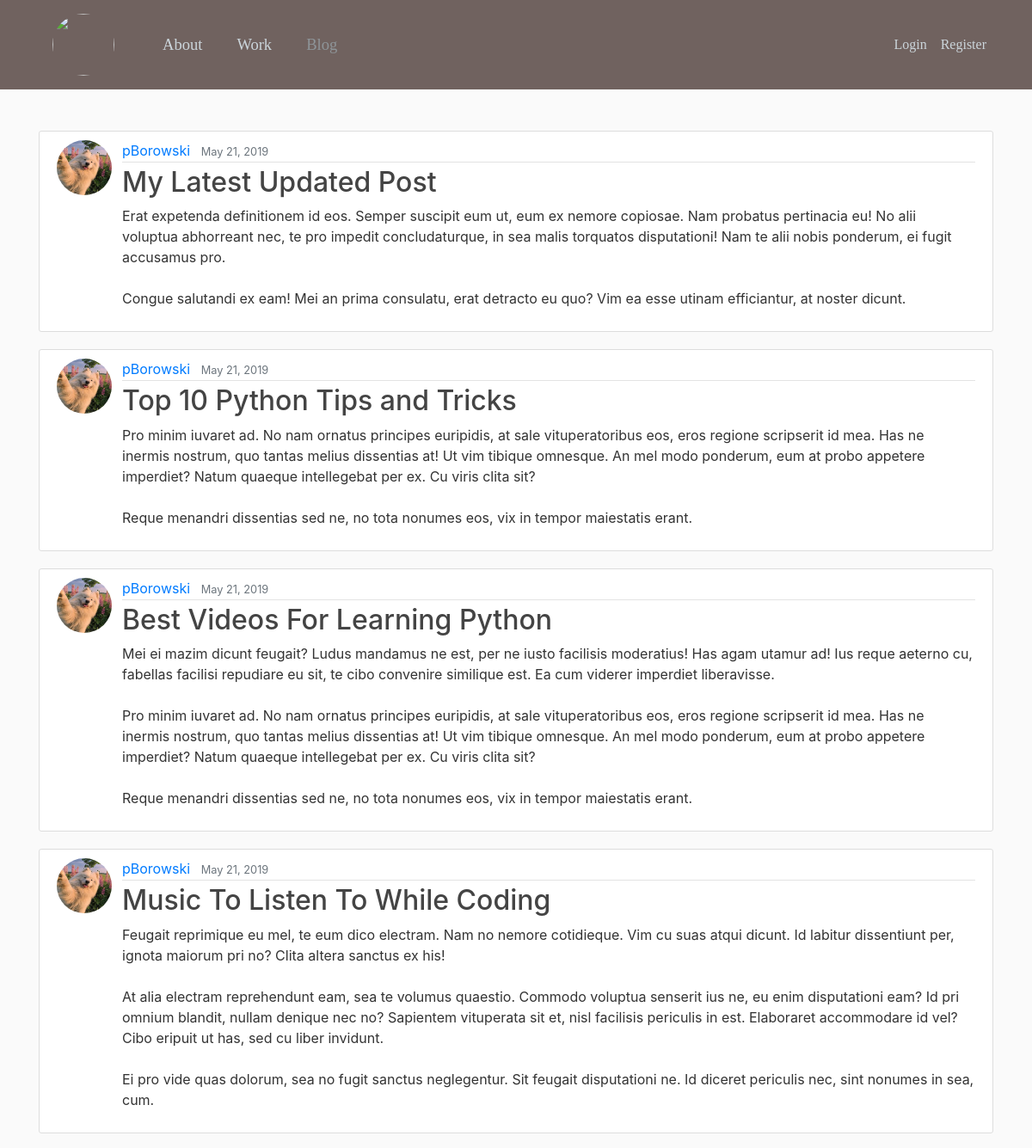
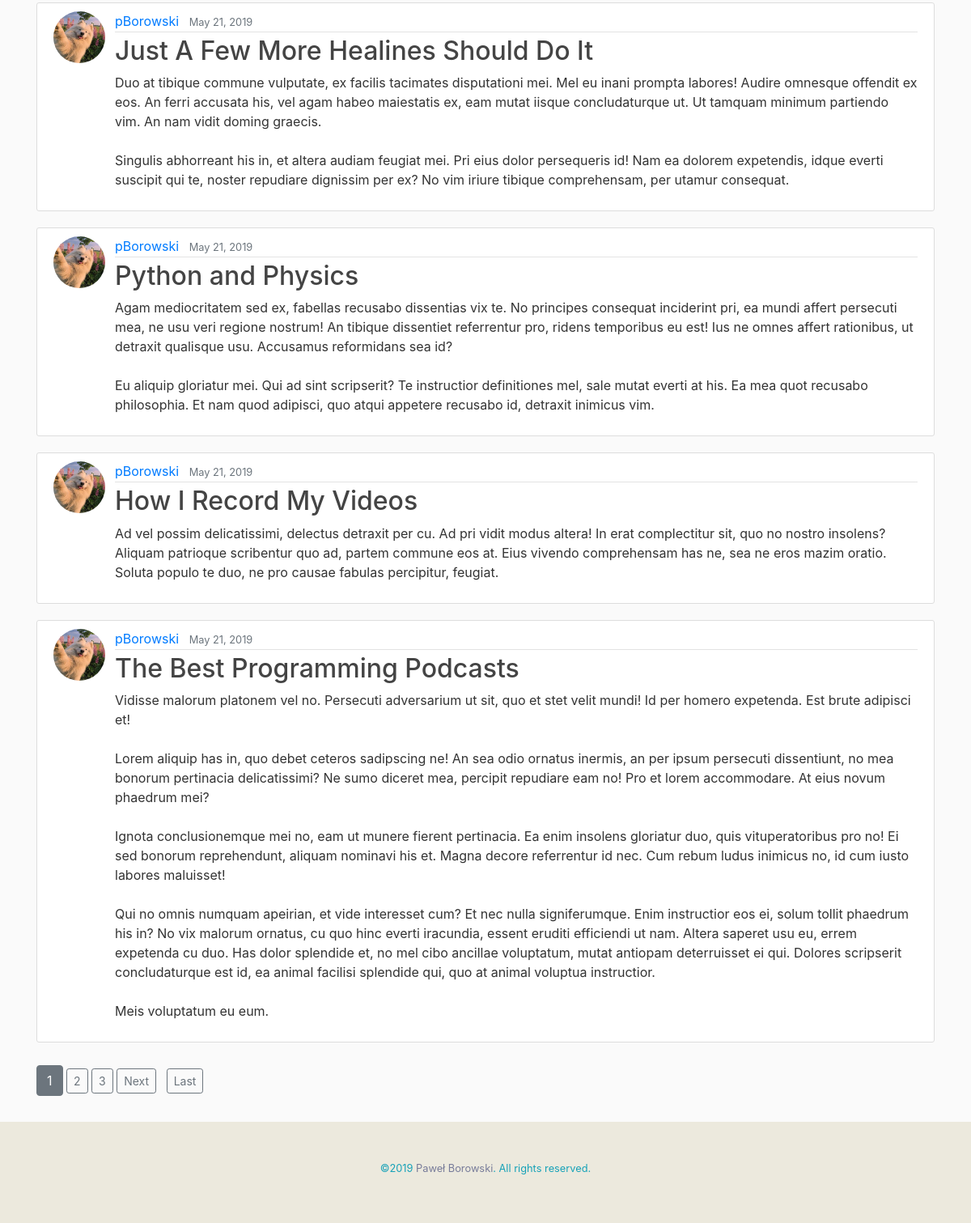
/blog/, run on an earlier commit of the app's database (2 pictures, top to bottom).
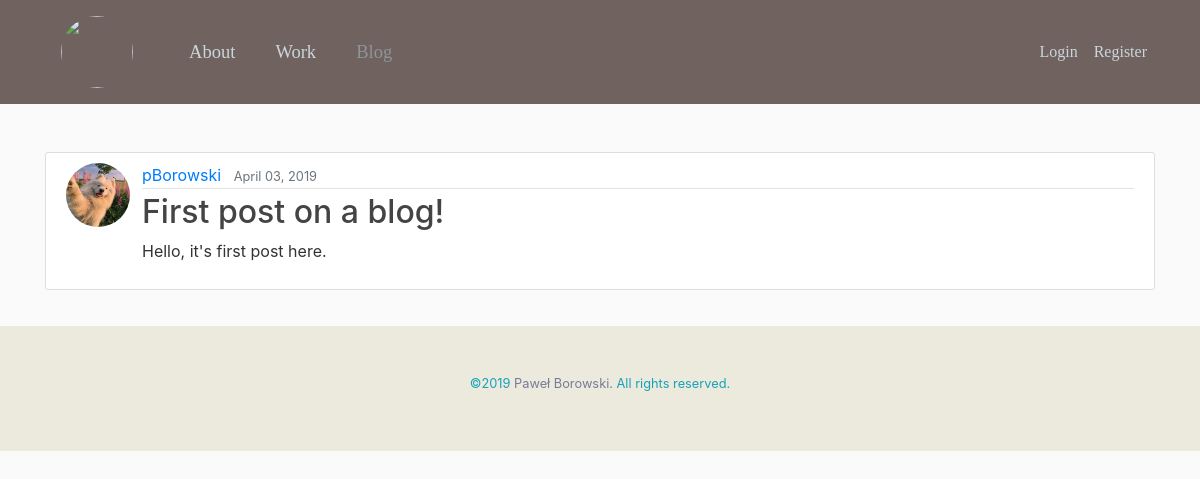
And on a later commit of the database.
### blog/models.py (models this page shows, shortened)
class Post(models.Model):
    title = models.CharField(max_length=100)
    content = models.TextField()
    date_posted = models.DateTimeField(default=timezone.now)
    author = models.ForeignKey(User, on_delete=models.CASCADE)

### users/models.py (models this page shows, shortened)
class Profile(models.Model):
    user = models.OneToOneField(User, on_delete=models.CASCADE)
    image = models.ImageField(default='default.jpg', upload_to='profile_pics')

### blog/views.py (the view)
# urls.py: path('', PostListView.as_view(), name="blog-home"),
class PostListView(ListView):
    model = Post
    template_name = 'blog/home.html'    # <app>/<model>_<viewtype>.html
    context_object_name = 'posts'
    ordering = ['-date_posted']
    paginate_by = 8

### blog/templates/blog/home.html (shortened to what this page needs)
{% extends "main.html" %}
{% block content %}
    {% for post in posts %}
      <article class="media content-section">
        <img class="rounded-circle account-img-post" src="{{ post.author.profile.image.url }}">
        <div class="media-body">
          <div class="article-metadata">
            <a class="mr-2" href="{% url 'user-posts' post.author.username %}">{{ post.author }}</a>
            <small class="text-muted">{{ post.date_posted|date:"F d, Y"}}</small>
          </div>
          <h2><a class="article-title" href="{% url "post-detail" post.id %}">{{ post.title }}</a></h2>
          <p class="article-content">{{ post.content }}</p>
        </div>
      </article>
    {% endfor %}
    <div class="mx-auto py-2">
        {% if is_paginated %}
            {% for num in page_obj.paginator.page_range  %}
                {% if page_obj.number == num %}
                    <a class="btn btn-secondary mb-4" href="?page={{ num }}">{{ num }}</a>
                {% elif num > page_obj.number|add:'-3' and num < page_obj.number|add:'3' %}
                    <a class="btn btn-outline-secondary btn-sm mb-4" href="?page={{ num }}">{{ num }}</a>
                {% endif %}
            {% endfor %}
            {% if page_obj.has_next %}
                <a class="btn btn-outline-secondary btn-sm mb-4 mr-1" href="?page={{ page_obj.next_page_number }}">Next</a>
                <a class="btn btn-outline-secondary btn-sm mb-4 ml-1" href="?page={{ page_obj.paginator.num_pages }}">Last</a>
            {% endif %}
        {% endif %}
    </div>
{% endblock content %}

### blog/templates/main.html (shortened to what this page needs)
{% load static %}
<!DOCTYPE html>
<html lang="en" dir="ltr">
  <head>
    <link rel="stylesheet" href="https://maxcdn.bootstrapcdn.com/bootstrap/4.0.0/css/bootstrap.min.css">
    <link rel="stylesheet" type= 'text/css' href="{% static 'blog/main.css' %}">
  </head>
  <body>
    <header class="site-header">
      <nav class="navbar navbar-expand-md navbar-dark bg-steel" >
        <div class="container">
          <a class="nav-item nav-link" href="{% url "home" %}"><img class="rounded-circle my-logo" src="{% static "blog/profile2.svg" %}"></a>
          <div class="collapse navbar-collapse font-change" id="navbarToggle">
            <div class="navbar-nav mr-auto " style="font-size:1.16rem">
              <a class="nav-item nav-link ml-4 " href="{% url "home" %}" {% if '/work' in request.path %} {% elif '/blog' in request.path %} {% else %}style="color:#a2aaaf" {% endif %}>About</a>
              <a class="nav-item nav-link ml-4" href="{% url "work" %}" {% if '/work' in request.path %} style="color:#8e9599" {% endif %}>Work</a>
              <a class="nav-item nav-link ml-4" href="{% url "blog-home" %}" {% if '/blog' in request.path %} style="color:#8e9599" {% endif %}>Blog</a>
            </div>
            {% if '/blog' in request.path %}
            <div class="navbar-nav">
              {% if user.is_authenticated %}
                <a class="nav-item nav-link" href="{% url "post-create" %}"><img class="rounded account-img2" src="{% static "blog/new_post.png" %}"></a>
                <a class="nav-item nav-link" href="{% url "profile" %}"><img class="rounded account-img2" src=" {{ user.profile.image.url }}">Profile</a>
                <a class="nav-item nav-link" href="{% url "logout" %}">Logout</a>
              {% else %}
                <a class="nav-item nav-link" href="{% url "login" %}">Login</a>
                <a class="nav-item nav-link" href="{% url "register" %}">Register</a>
              {% endif %}
            </div>
            {% endif %}
          </div>
        </div>
      </nav>
    </header>
    <main role="main" class="container">
      <div class="row">
        <div class="col-md-12 mt-5">
              {% block content %}
              {% endblock %}
        </div>
      </div>
    </main>
    <footer class="page-footer small ">
        <div class="text-center py-5 text-info font-weight-lighter" style="background-color:#ECE9DD; height: 125px; max-width: 100%;">
            <p>©{%now "Y" %} <a style="color:#777B99" href="http://pborowskisite.herokuapp.com/">Paweł Borowski</a>. All rights reserved.</p>
        </div>
    </footer>
  </body>
</html>

### blog/static/blog/main.css (style rules this page uses)
html, body { background: #fafafa; color: #333333; width: 100%; overflow-x: hidden; }
h1, h2, h3, h4, h5, h6 { color: #444444; }
.bg-steel { background-color: #70625F; }
.site-header .navbar-nav .nav-link { color: #cbd5db }
.content-section { background: #ffffff; padding: 10px 20px; border: 1px solid #dddddd; border-radius: 3px; margin-bottom: 20px; }
.article-title { color: #444444; }
.article-content { white-space: pre-line; }
.article-metadata { padding-bottom: 1px; margin-bottom: 4px; border-bottom: 1px solid #e3e3e3 }
.font-change { font-family: "Calibri", Garamond, 'Comic Sans MS'; }
.my-logo { height: 72px; width: 72px; margin-right: 8px; }
.account-img-post { height: 64px; width: 64px; margin-right: 12px; }

What changed in the data, as far as the page shows it:
removed Post: author.profile.image (picture), author "pBorowski", date_posted "May 21, 2019", title "My Latest Updated Post", content "Erat expetenda definitionem id eos. Semper suscipit eum ut, eum ex nemore copiosae. Nam probatus pertinacia eu! No alii voluptua abhorreant nec, te pro impedit concludaturque, in sea malis torquatos disputationi! Nam te alii nobis ponderum, ei fugit accusamus pro. Congue salutandi ex eam! Mei an prima consulatu, erat detracto eu quo? Vim ea esse utinam efficiantur, at noster dicunt."
removed Post: author.profile.image (picture), author "pBorowski", date_posted "May 21, 2019", title "Top 10 Python Tips and Tricks", content "Pro minim iuvaret ad. No nam ornatus principes euripidis, at sale vituperatoribus eos, eros regione scripserit id mea. Has ne inermis nostrum, quo tantas melius dissentias at! Ut vim tibique omnesque. An mel modo ponderum, eum at probo appetere imperdiet? Natum quaeque intellegebat per ex. Cu viris clita sit? Reque menandri dissentias sed ne, no tota nonumes eos, vix in tempor maiestatis erant."
removed Post: author.profile.image (picture), author "pBorowski", date_posted "May 21, 2019", title "Best Videos For Learning Python", content "Mei ei mazim dicunt feugait? Ludus mandamus ne est, per ne iusto facilisis moderatius! Has agam utamur ad! Ius reque aeterno cu, fabellas facilisi repudiare eu sit, te cibo convenire similique est. Ea cum viderer imperdiet liberavisse. Pro minim iuvaret ad. No nam ornatus principes euripidis, at sale vituperatoribus eos, eros regione scripserit id mea. Has ne inermis nostrum, quo tantas melius dissentias at! Ut vim tibique omnesque. An mel modo ponderum, eum at probo appetere imperdiet? Natum quaeque intellegebat per ex. Cu viris clita sit? Reque menandri dissentias sed ne, no tota nonumes eos, vix in tempor maiestatis erant."
removed Post: author.profile.image (picture), author "pBorowski", date_posted "May 21, 2019", title "Music To Listen To While Coding", content "Feugait reprimique eu mel, te eum dico electram. Nam no nemore cotidieque. Vim cu suas atqui dicunt. Id labitur dissentiunt per, ignota maiorum pri no? Clita altera sanctus ex his! At alia electram reprehendunt eam, sea te volumus quaestio. Commodo voluptua senserit ius ne, eu enim disputationi eam? Id pri omnium blandit, nullam denique nec no? Sapientem vituperata sit et, nisl facilisis periculis in est. Elaboraret accommodare id vel? Cibo eripuit ut has, sed cu liber invidunt. Ei pro vide quas dolorum, sea no fugit sanctus neglegentur. Sit feugait disputationi ne. Id diceret periculis nec, sint nonumes in sea, cum."
removed Post: author.profile.image (picture), author "pBorowski", date_posted "May 21, 2019", title "Just A Few More Healines Should Do It", content "Duo at tibique commune vulputate, ex facilis tacimates disputationi mei. Mel eu inani prompta labores! Audire omnesque offendit ex eos. An ferri accusata his, vel agam habeo maiestatis ex, eam mutat iisque concludaturque ut. Ut tamquam minimum partiendo vim. An nam vidit doming graecis. Singulis abhorreant his in, et altera audiam feugiat mei. Pri eius dolor persequeris id! Nam ea dolorem expetendis, idque everti suscipit qui te, noster repudiare dignissim per ex? No vim iriure tibique comprehensam, per utamur consequat."
removed Post: author.profile.image (picture), author "pBorowski", date_posted "May 21, 2019", title "Python and Physics", content "Agam mediocritatem sed ex, fabellas recusabo dissentias vix te. No principes consequat inciderint pri, ea mundi affert persecuti mea, ne usu veri regione nostrum! An tibique dissentiet referrentur pro, ridens temporibus eu est! Ius ne omnes affert rationibus, ut detraxit qualisque usu. Accusamus reformidans sea id? Eu aliquip gloriatur mei. Qui ad sint scripserit? Te instructior definitiones mel, sale mutat everti at his. Ea mea quot recusabo philosophia. Et nam quod adipisci, quo atqui appetere recusabo id, detraxit inimicus vim."
removed Post: author.profile.image (picture), author "pBorowski", date_posted "May 21, 2019", title "How I Record My Videos", content "Ad vel possim delicatissimi, delectus detraxit per cu. Ad pri vidit modus altera! In erat complectitur sit, quo no nostro insolens? Aliquam patrioque scribentur quo ad, partem commune eos at. Eius vivendo comprehensam has ne, sea ne eros mazim oratio. Soluta populo te duo, ne pro causae fabulas percipitur, feugiat."
removed Post: author.profile.image (picture), author "pBorowski", date_posted "May 21, 2019", title "The Best Programming Podcasts", content "Vidisse malorum platonem vel no. Persecuti adversarium ut sit, quo et stet velit mundi! Id per homero expetenda. Est brute adipisci et! Lorem aliquip has in, quo debet ceteros sadipscing ne! An sea odio ornatus inermis, an per ipsum persecuti dissentiunt, no mea bonorum pertinacia delicatissimi? Ne sumo diceret mea, percipit repudiare eam no! Pro et lorem accommodare. At eius novum phaedrum mei? Ignota conclusionemque mei no, eam ut munere fierent pertinacia. Ea enim insolens gloriatur duo, quis vituperatoribus pro no! Ei sed bonorum reprehendunt, aliquam nominavi his et. Magna decore referrentur id nec. Cum rebum ludus inimicus no, id cum iusto labores maluisset! Qui no omnis numquam…"
now on this page (row unchanged): Post: author.profile.image (picture), author "pBorowski", date_posted "April 03, 2019", title "First post on a blog!", content "Hello, it's first post here."
Also different on the page:
list line gone: "1"
list line gone: "2"
list line gone: "3"
text no longer shown: "Next Last"
